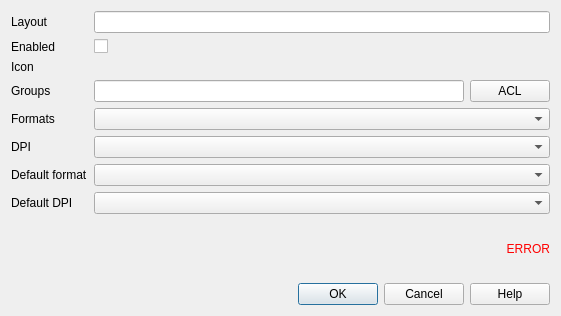
<?xml version="1.0" encoding="UTF-8"?>
<ui version="4.0">
 <class>Dialog</class>
 <widget class="QDialog" name="Dialog">
  <property name="geometry">
   <rect>
    <x>0</x>
    <y>0</y>
    <width>561</width>
    <height>316</height>
   </rect>
  </property>
  <property name="windowTitle">
   <string>Layout</string>
  </property>
  <layout class="QVBoxLayout" name="verticalLayout">
   <item>
    <layout class="QFormLayout" name="formLayout">
     <item row="0" column="0">
      <widget class="QLabel" name="label_layout">
       <property name="text">
        <string>Layout</string>
       </property>
      </widget>
     </item>
     <item row="0" column="1">
      <widget class="QLineEdit" name="layout"/>
     </item>
     <item row="1" column="0">
      <widget class="QLabel" name="label_enabled">
       <property name="text">
        <string>Enabled</string>
       </property>
      </widget>
     </item>
     <item row="1" column="1">
      <widget class="QCheckBox" name="enabled">
       <property name="text">
        <string notr="true"/>
       </property>
      </widget>
     </item>
     <item row="3" column="1">
      <layout class="QHBoxLayout" name="horizontalLayout">
       <item>
        <widget class="QLineEdit" name="allowed_groups"/>
       </item>
       <item>
        <widget class="QPushButton" name="button_wizard_group">
         <property name="text">
          <string notr="true">ACL</string>
         </property>
        </widget>
       </item>
      </layout>
     </item>
     <item row="3" column="0">
      <widget class="QLabel" name="label_allowed_groups">
       <property name="text">
        <string>Groups</string>
       </property>
      </widget>
     </item>
     <item row="4" column="0">
      <widget class="QLabel" name="label_formats">
       <property name="text">
        <string>Formats</string>
       </property>
       <property name="wordWrap">
        <bool>true</bool>
       </property>
      </widget>
     </item>
     <item row="4" column="1">
      <widget class="QgsCheckableComboBox" name="formats"/>
     </item>
     <item row="2" column="0">
      <widget class="QLabel" name="label_icon">
       <property name="text">
        <string>Icon</string>
       </property>
      </widget>
     </item>
     <item row="5" column="1">
      <widget class="QgsCheckableComboBox" name="dpi"/>
     </item>
     <item row="6" column="1">
      <widget class="QComboBox" name="default_format"/>
     </item>
     <item row="7" column="1">
      <widget class="QComboBox" name="default_dpi"/>
     </item>
     <item row="5" column="0">
      <widget class="QLabel" name="label_dpi">
       <property name="text">
        <string>DPI</string>
       </property>
      </widget>
     </item>
     <item row="6" column="0">
      <widget class="QLabel" name="label_default_format">
       <property name="text">
        <string>Default format</string>
       </property>
      </widget>
     </item>
     <item row="7" column="0">
      <widget class="QLabel" name="label_default_dpi">
       <property name="text">
        <string>Default DPI</string>
       </property>
      </widget>
     </item>
     <item row="2" column="1">
      <widget class="QgsFileWidget" name="icon"/>
     </item>
    </layout>
   </item>
   <item>
    <widget class="QLabel" name="error">
     <property name="styleSheet">
      <string notr="true">QLabel { color : red; }</string>
     </property>
     <property name="text">
      <string notr="true">ERROR</string>
     </property>
     <property name="alignment">
      <set>Qt::AlignRight|Qt::AlignTrailing|Qt::AlignVCenter</set>
     </property>
    </widget>
   </item>
   <item>
    <widget class="QDialogButtonBox" name="button_box">
     <property name="orientation">
      <enum>Qt::Horizontal</enum>
     </property>
     <property name="standardButtons">
      <set>QDialogButtonBox::Cancel|QDialogButtonBox::Help|QDialogButtonBox::Ok</set>
     </property>
    </widget>
   </item>
  </layout>
 </widget>
 <customwidgets>
  <customwidget>
   <class>QgsCheckableComboBox</class>
   <extends>QComboBox</extends>
   <header>qgis.gui</header>
  </customwidget>
  <customwidget>
   <class>QgsFileWidget</class>
   <extends>QWidget</extends>
   <header>qgis.gui</header>
  </customwidget>
 </customwidgets>
 <resources/>
 <connections/>
</ui>
